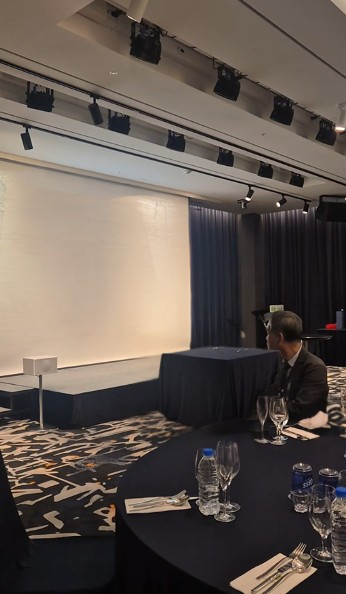
#> input picture background.jpg, 346 x 594 px
$ python merge.py
#> lines starting #> are read from the running program, lines starting #| are printed output that depends on the picture; after the words box and inside, x2 and y2 are one past the last pixel; in counts of white or black regions, pixels touching at a corner belong together
import cv2
import numpy as np

# -------------------------------------
# 1) 이미지 불러오기
# -------------------------------------
bg = cv2.imread("background.jpg")      # 행사장 사진
#> bg is the input picture: shape (594, 346, 3); mean B, G, R 81.4, 88.4, 98.9
fg = cv2.imread("slide.png")           # 넣고 싶은 PPT 이미지
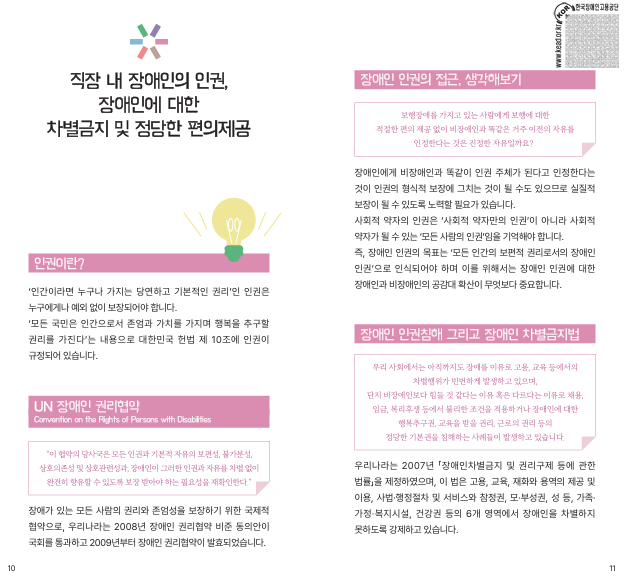
#> input picture slide.png, 624 x 582 px
#> fg is the input picture: shape (582, 624, 3); mean B, G, R 241.4, 239.3, 244.5

if bg is None:
    raise FileNotFoundError("background.jpg 파일을 찾을 수 없습니다.")
if fg is None:
    raise FileNotFoundError("slide.png 파일을 찾을 수 없습니다.")

# -------------------------------------
# 2) PPT 이미지 원본의 네 모서리 좌표
# -------------------------------------
h, w = fg.shape[:2]
#> h = 582; w = 624
src = np.float32([
    [3, 163],      # 좌상
    [185, 200],      # 우상
    [3, 335],      # 우하
    [185, 344]       # 좌하
])

# -------------------------------------
# 3) 행사장 스크린 네 모서리 좌표 (너의 사진에 맞게 수정해야 함)
# ※ 예시 값 — 반드시 네 사진에 맞게 수정!!!
# -------------------------------------
dst = np.float32([
    [0, 0],      # 좌상
    [185, 0],    # 우상
    [3, 335],      # 우하
    [0, 344]     # 좌하
])

# -------------------------------------
# 4) 원근 변환 행렬 생성
# -------------------------------------
M = cv2.getPerspectiveTransform(src, dst)

# -------------------------------------
# 5) PPT 이미지를 스크린 형태로 변환(Warp)
# -------------------------------------
warped = cv2.warpPerspective(fg, M, (bg.shape[1], bg.shape[0]))
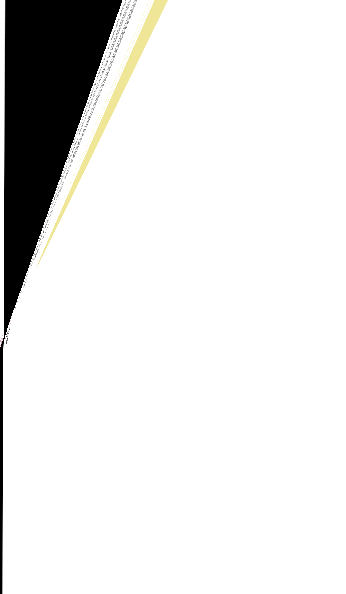
#> warped: shape (594, 346, 3); mean B, G, R 228, 228.8, 228.9

# -------------------------------------
# 6) 마스크 생성하여 배경과 합성
# -------------------------------------
gray = cv2.cvtColor(warped, cv2.COLOR_BGR2GRAY)
_, mask = cv2.threshold(gray, 1, 255, cv2.THRESH_BINARY)
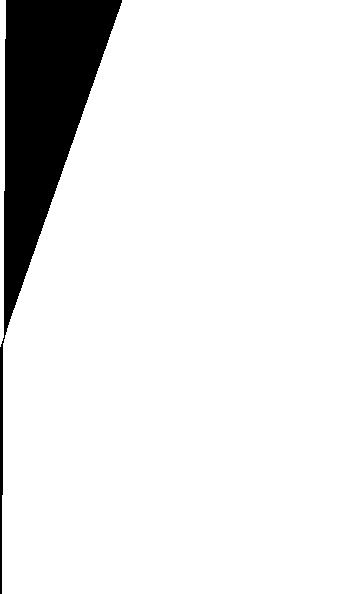
#> mask: shape (594, 346); 90.1% white; 1 black region, box (x1, y1, x2, y2) and area: (0, 0, 122, 594) 20440

mask_inv = cv2.bitwise_not(mask)
bg_area = cv2.bitwise_and(bg, bg, mask=mask_inv)
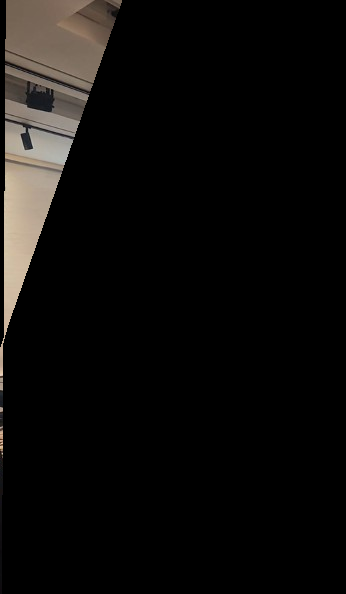
#> bg_area: shape (594, 346, 3); mean B, G, R 10.8, 12.2, 13.6
final = cv2.add(bg_area, warped)
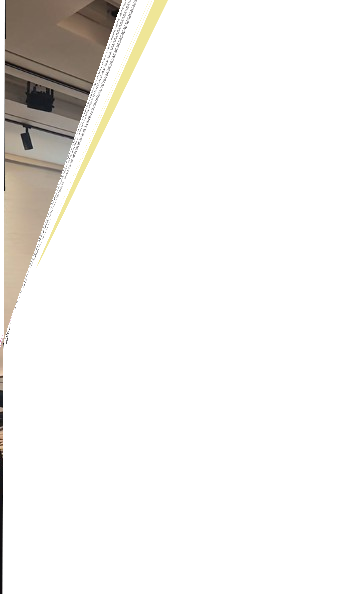
#> final: shape (594, 346, 3); mean B, G, R 238.8, 241, 242.5

# -------------------------------------
# 7) 결과 저장
# -------------------------------------
cv2.imwrite("final_result.jpg", final)

print("🎉 합성 완료! → final_result.jpg 로 저장되었습니다.")
